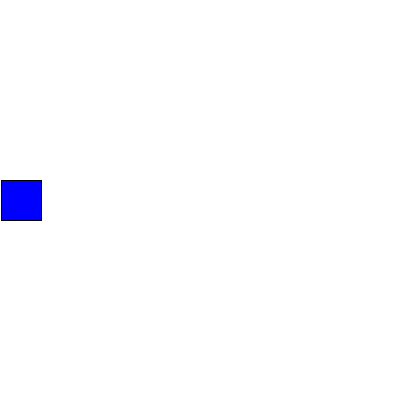
Frame 1 (no input)
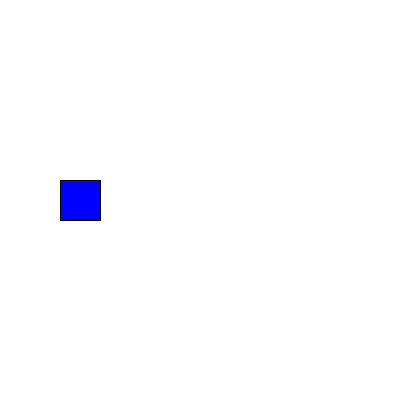
Frame 60 (the mouse pressed at the canvas centre just before this capture)
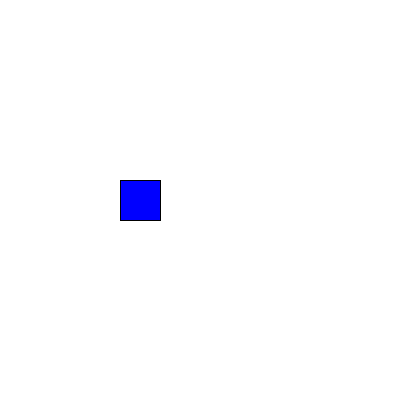
Frame 120 (the mouse held since frame 60 and released just before this capture)

The Processing sketch that drew these frames (run headless with seeded random() and noise(); from frame 60 on, the mouse is pressed at the canvas centre):

// Processing sketch: sketch1_MoveDraw
// ── sketch1_MoveDraw.pde
void setup()
{
size(400,400); 

}

void draw()
{
background(255,255,255);  //clear screen

fill(0,0,255);

rect(frameCount,180,40,40);
//Every time run"draw",the"Frame"will add "1"


}
